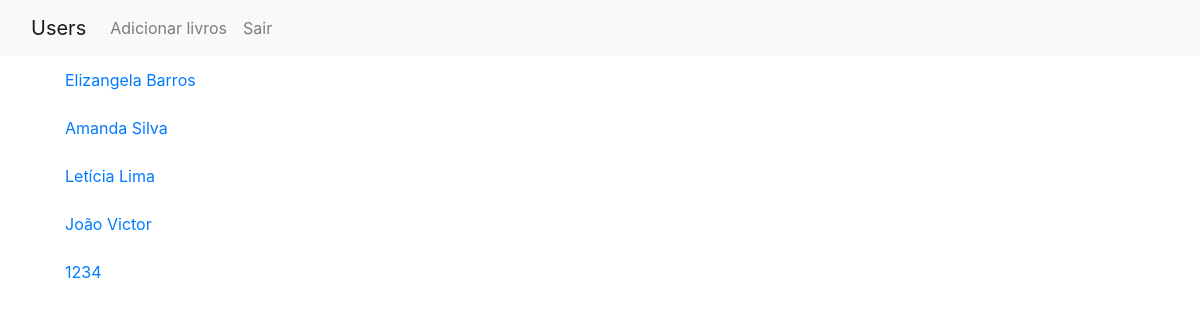
/ (signed in), run on an earlier commit of the app's database.
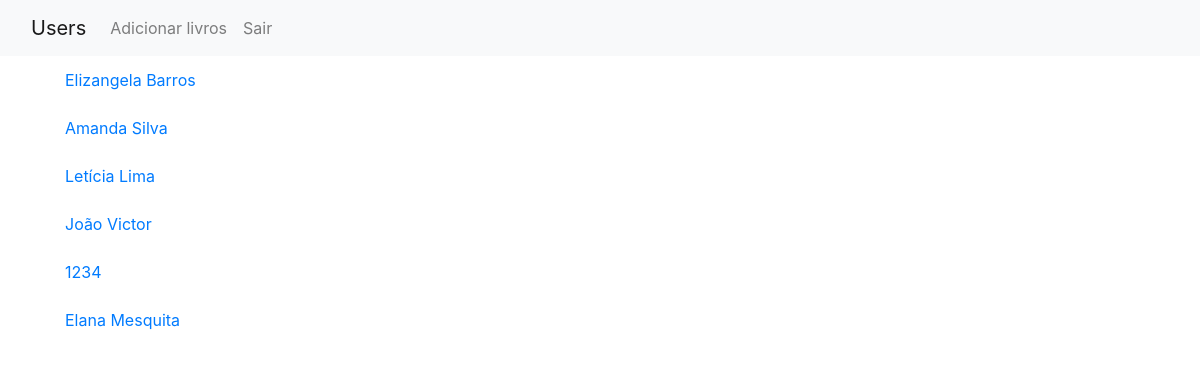
And on a later commit of the database.
### app/models.py (models this page shows, shortened)
class User(db.Model, UserMixin):
    __tablename__ = "users"
    id = db.Column(db.Integer, primary_key=True)
    name = db.Column(db.String(84),nullable=False)
    email = db.Column(db.String(84),nullable=False, unique=True, index=True)
    password = db.Column(db.String(255),nullable=False)
    profile = db.relationship('Profile', backref='user',uselist=False)
    books = db.relationship('Book',secondary=books_in_users, lazy=True,backref=db.backref('users'))

### app/routes.py (the view)
    @app.route("/")
    def index():
        users = User.query.all()# select * from users;
        return render_template("users.html", users=users)

### app/models.py (called while the page is built)
@login_manager.user_loader
def current_user(user_id):
    return User.query.get(user_id)

### app/templates/users.html
{%extends 'base.html'%}
{% block content%}
    {% for user in users %}
    <ul class="list-group list-group-flush">
        <li class="list-group-item">
            <a href="{{url_for('unique', id =user.id)}}">{{user.name}}</a>
        </li>
    </ul>
    {% endfor %}
{%endblock%}

What changed in the data, as far as the page shows it:
added User: name "Elana Mesquita"
